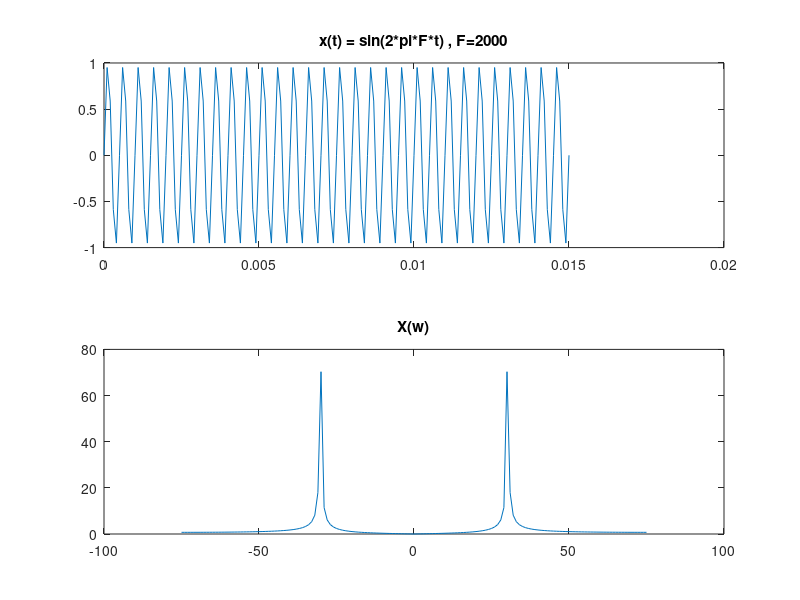

This figure's MATLAB source:
Fs = 10000;         % ferekanse nemoone bardari
F = 2000;
Ts = 1/Fs;          % Sampling period
T = 1/F;            % Sampling period
L = 150;            % Length of signal
t = (0:L)/Fs;       % Time vector
S = sin(2*pi*F*t);
subplot( 2 , 1 , 1);
plot(t,S);
title('x(t) = sin(2*pi*F*t) , F=2000');

Y = abs(fftshift(fft(S)));
w = (-L/2:L/2);
subplot( 2 , 1 , 2);
plot(w, Y);
title('X(w)');